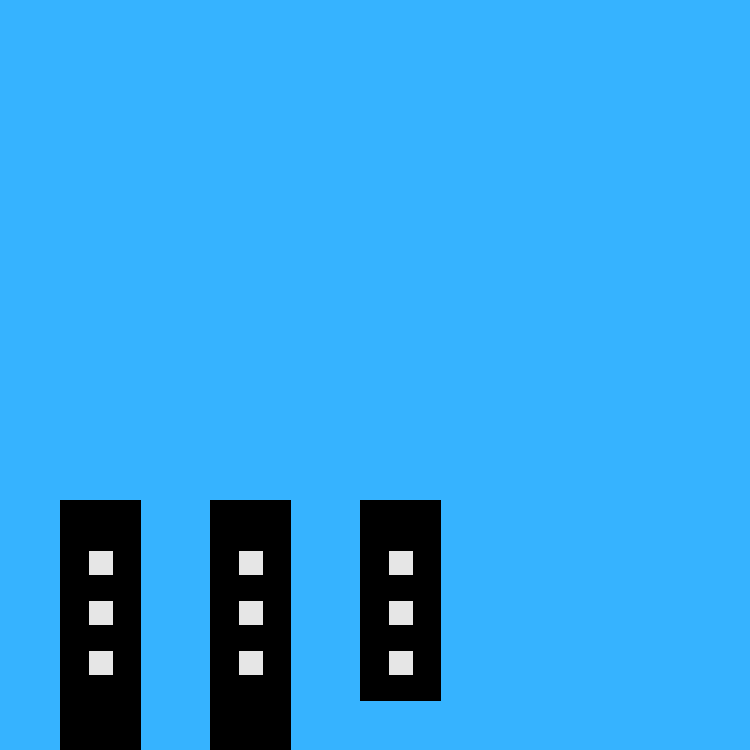
Frame 1 (no input)
Frame 60 (the mouse pressed at the canvas centre just before this capture): identical to frame 1, image omitted
Frame 120 (the mouse held since frame 60 and released just before this capture): identical to frame 1, image omitted

The Processing sketch that drew this single still picture (run headless with seeded random() and noise(); from frame 60 on, the mouse is pressed at the canvas centre):

// Processing sketch: final_project
// ── final_project.pde
/*
Alexios Rekoutis
7/6/2022
*/

float x;
float y;
float w;
float h;

void setup() {
  size(750, 750);
  background(0);
  
}
void draw() {
  background(#36B3FF);
  building( 60, 500, 80, 250);
  building( 210, 500, 80, 350);
  building( 360, 500, 80, 200);
}


void building (float x, float y, float w, float h) {
  push();
  fill(0);
  rect(x, y, w, h);
  fill(230);
  rect(x + 28, y + 50, 25, 25);
  rect(x + 28, y + 100, 25, 25);
  rect(x + 28, y + 150, 25, 25);

  pop();
}
